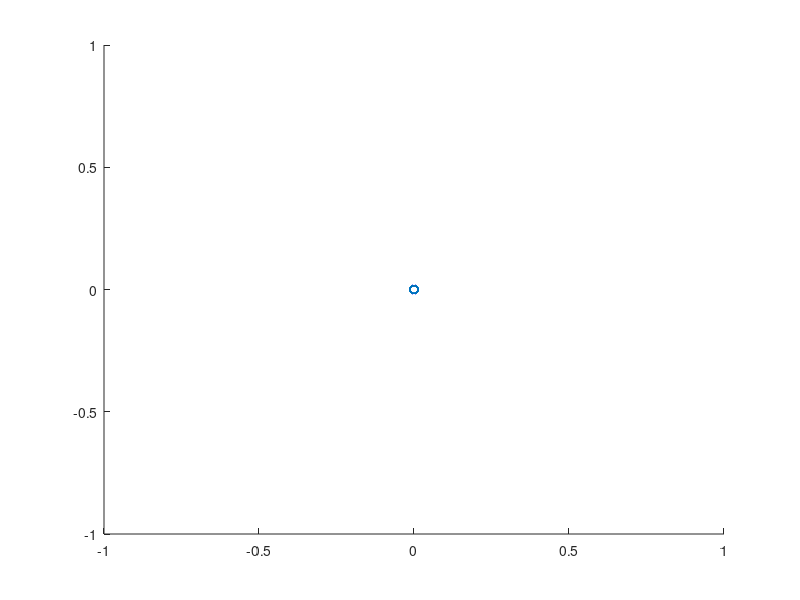

This chart was generated by the following MATLAB code: (Note: this script raises an error after producing the figure.)

clear
tic
try
    Number_of_FETs = 100;
    FETs = zeros(Number_of_FETs,2);
    for i = 1:Number_of_FETs
        [FETs(i,1),FETs(i,2)]=Select_IC_FET(i);
    end
    
    for i = 1:length(FETs)
        for j = 1:length(FETs)
            FETs_Ron(i,j) = FETs(i,1) - FETs(j,1);
            FETs_Coss(i,j) = FETs(i,2) - FETs(j,2);
        end
    end
    
    %{
    [minronCoss] = min(FETs,[],1);
    minron = minronCoss(1);
    minCoss = minronCoss(2);
    FETs(:,1) = FETs(:,1)./minron;
    FETs(:,2) = FETs(:,2)./minCoss;
    
    e_tan_dist = 1;
    e_FET_dist = 1;
    
    for i = 1:length(FETs)
        for j = 1:length(FETs)
            
            distance_between_points(i,j) = sqrt((FETs(j,1)-FETs(i,1))^2+(FETs(j,2)-FETs(i,2))^2);
            
        end
    end
    %}
    saved_fval = 100;
    big_loop = 0;
    max_iteration = 50;
    almost_steady_state = [0 0 0 0 0 0 0 0];
    
    sf = [1 1 1 1 1 1e-6 100 100];
    
    %  0.1389    0.0793    0.2542    0.3055    0.0271    0.0763    0.0424    0.1863
    
    x = [ 34    19    62    76    05   19    11    47   1.2951   0.009 0.009];
    
    %  x = [0.1389    0.0793    0.2542    0.3055    0.0271     1.2951   0.009 0.009];
    
    %  x = [500   500   900    900    100     1.2951   0.009 0.009];
    
    % x = [535+13 438-13 1000 1000 1 1.2951   0.009 0.009];
    
    saved_x = x;
    FETs_number = 8;
    stick = zeros(FETs_number,FETs_number);
    deltaRon = -1e-3;
    deltaCoss = -0.01e-9;
    deltaW = 1;
    % coss_adjust_values = [0 deltaCoss/minCoss];
    %  ron_adjust_values = [deltaRon/minron 0];
    Coss_adj = [0 0 0 0 0 0 0 0];
    Ron_adj = [0 0 0 0 0 0 0 0];
    
    while(big_loop<max_iteration)
        for i = 1:FETs_number
            if x(i) == 100
                continue
            end
            for j = 1:FETs_number
                if x(j) == 1
                    continue
                end
                if i == j
                    [stick(i,j),graph1]=Texas_SC_Fib_4_IC_Sweep(x,Coss_adj,Ron_adj);
                    
                else
                    x_test = x;
                    x_test(i) = x(i)+1;
                    x_test(j) = x(j)-1;
                    [stick(i,j),graph1]=Texas_SC_Fib_4_IC_Sweep(x_test,Coss_adj,Ron_adj);
                end
                
            end
            Invalid_index = 1;
            while Invalid_index
                [V,I]=min(stick(i,:));
                if x(I) == 1
                    stick(i,I) = 100;
                else
                    Invalid_index = 0;
                end
            end
            if I == i
                %  [V,I]=max(stick(i,:));
                %  x_test = x;
                %  x_test(i) = x(i)-1;
                %  x_test(j) = x(I)+1;
                %  [stick_test,graph1]=Texas_SC_Fib_4_IC_Sweep(x_test,Coss_adj,Ron_adj);
                %  if stick_test < stick(i,i)
                %     x = x_test;
                %      saved_x(end+1,:) = x;
                %     almost_steady_state(I) = 0;
                %      saved_fval(end+1) = stick_test;
                % else
                almost_steady_state(i) = 1;
                % end
                
            else
                x(i) = x(i)+1;
                x(I) = x(I)-1;
                saved_x(end+1,:) = x;
                almost_steady_state(I) = 0;
                almost_steady_state(i) = 0;
                saved_fval(end+1) = stick(i,I);
            end
            
            
            %{
            adjust_FET(i) = 1;
            
            
            
            Coss_adj = [0 0 0 0 0 0 0 0];
            Ron_adj = [0 0 0 0 0 0 0 0];
            
            [stick(i,1),graph1]=Texas_SC_Fib_4_IC_Sweep(x,Coss_adj,Ron_adj);
            
            
            
            [stick(i,2),graph2]=Texas_SC_Fib_4_IC_Sweep(x,Coss_adj,Ron_adj);
            
            
            Coss_adj = [deltaCoss deltaCoss deltaCoss deltaCoss deltaCoss].*adjust_FET;
            Ron_adj = [0 0 0 0 0 ].*adjust_FET;
            
            [stick(i,3),graph3]=Texas_SC_Fib_4_IC_Sweep(x,Coss_adj,Ron_adj);
            
            % Move in the steepest direction:
            stick_diff = [stick(i,1)-stick(i,2) stick(i,1)-stick(i,3)];
            
            D_Ron = FETs_Ron./deltaRon;
            D_Coss  = FETs_Coss./deltaCoss;
            
            
            Projected_Ploss = stick(i,1)+D_Ron(x(i),:)*stick_diff(1)+D_Coss(x(i),:)*stick_diff(2);
            
            %{
            stick_delta_ploss_over_delta_x = stick_diff./([deltaRon deltaCoss]);
            
            slope = stick_delta_ploss_over_delta_x(1)/stick_delta_ploss_over_delta_x(2);
            
            
            %[V,I] = max(abs(stick_diff));
            
            the_sign = sign(stick_diff);
            
            XY0 = FETs(x(i),:);
            m = slope;
            %XY1 = XY0 + [ron_adjust_values(I)  coss_adjust_values(I)];
            
            lineA = -m;
            lineB = 1;
            lineC = m*XY0(1)-XY0(2);
            
            for j = 1:length(FETs)
                FET_distance(j) = abs(lineA*FETs(j,1)+lineB*FETs(j,2)+lineC)/sqrt(lineA^2+lineB^2);
            end
            
            combine_distance = e_tan_dist.*FET_distance+e_FET_dist.*distance_between_points(x(i),:);
            %{
    if  the_sign(1) == 1 && the_sign(1) == 1
        
        errorRon = FETs(:,1)>=FETs(x(i),1);
        errorCoss = FETs(:,2)>=FETs(x(i),2);
    end
    
    if I == 1 && the_sign == -1
        
        errorRon = FETs(:,1)<=FETs(x(i),1);
        errorCoss = FETs(:,2)<=FETs(x(i),2);
    end
    
    if I == 2 && the_sign == 1
        
        errorRon = FETs(:,1)>=FETs(x(i),1);
       
    end
    
    if I == 2 && the_sign == -1
        
        errorRon = FETs(:,1)<=FETs(x(i),1);
        
    end
    
     if I == 3 && the_sign == 1
        

        errorCoss = FETs(:,2)>=FETs(x(i),2);
    end
    
    if I == 3 && the_sign == -1
        

        errorCoss = FETs(:,2)<=FETs(x(i),2);
    end
            %}
            
            
            % Angle calculation
            perp_m = -1/m; % slope
            
            perp_b =  -perp_m*XY0(1)+XY0(2); % y interscept for perpendicular line
           
                perp_y = perp_m.*FETs(:,1)+ perp_b;
                
               GraterThan90 = perp_y<=FETs(:,2); % 1 if angle should have 90 degrees added to it

               
            DegreeFromGreatest = rad2deg(asin(FET_distance./distance_between_points(x(i),:)));
            
            Angle_Error = (DegreeFromGreatest'+GraterThan90.*90)/18;
            
            error_adjusted =combine_distance' +Angle_Error; %+ errorRon*100 + errorCoss*100;
            error_adjusted(x(i)) =  error_adjusted(x(i)) + 100;
            [~,new_xs]=sort(error_adjusted);
            
            
            new_Ploss(1)=sum((XY0-FETs(new_xs(1),:)).*stick_delta_ploss_over_delta_x);
            new_Ploss(2)=sum((XY0-FETs(new_xs(2),:)).*stick_delta_ploss_over_delta_x);
            new_Ploss(3)=sum((XY0-FETs(new_xs(3),:)).*stick_delta_ploss_over_delta_x);
            new_Ploss(4)=sum((XY0-FETs(new_xs(4),:)).*stick_delta_ploss_over_delta_x);
            new_Ploss(5)=sum((XY0-FETs(new_xs(5),:)).*stick_delta_ploss_over_delta_x);
            
            
            [~,new_x_ind] = min(new_Ploss);
            
            new_x=new_xs(new_x_ind);
            x_test = x;
            
            x_test(i) = new_x;
            %}
            [~,new_x] = min(Projected_Ploss);
            
            x_test = x;
            x_test(i) = new_x;
            
            Coss_adj_test = [0 0 0 0 0];
            Ron_adj_test = [0 0 0 0 0];
            
            [stick_em,graph1]=Texas_SC_Fib_4_IC_Sweep(x_test,Coss_adj_test,Ron_adj_test);
            
            % If there is not an improvement to the fval of the converter.
            if stick_em >= stick(i,1)
                almost_steady_state(i) = 1;
            else
                x(i) = new_x;
                saved_x(end+1,:) = x;
                almost_steady_state(i) = 0;
                saved_fval(:,end+1) = stick(:,1);
                i
                toc
            end
            
            
            
            %}
            
            
        end
        big_loop = big_loop + 1;
        
        if sum(almost_steady_state)==length(almost_steady_state)
            toc
            J = 4564654;
        end
    end
    
    
    
    
catch ME
    J = 5465456465;
    
end


J = 456456456;
figure
plot_ron = FETs(:,1);
plot_Coss = FETs(:,2);
scatter(plot_ron,plot_Coss,'DisplayName','FETs');
hold on
plot(plot_ron(saved_x(:,1)),plot_Coss(saved_x(:,1)),'DisplayName','M1,M5,M11,M15','LineWidth',3,'LineStyle','--');
hold on
plot(plot_ron(saved_x(:,2)),plot_Coss(saved_x(:,2)),'DisplayName','M2,M4,M12,M14','LineWidth',3,'LineStyle',':');
hold on
plot(plot_ron(saved_x(:,3)),plot_Coss(saved_x(:,3)),'DisplayName','M3,M6,M13,M16','LineWidth',3,'LineStyle','-.');
hold on
plot(plot_ron(saved_x(:,4)),plot_Coss(saved_x(:,4)),'DisplayName','M7&M10','LineWidth',3,'LineStyle','--');
hold on
plot(plot_ron(saved_x(:,5)),plot_Coss(saved_x(:,5)),'DisplayName','M8&M9','LineWidth',3,'LineStyle',':');
hold on
scatter(plot_ron(x(:,1:5)),plot_Coss(x(:,1:5)),50,'r','DisplayName','Ending Point');

% Create ylabel
ylabel('Coss (F)','FontSize',20);

% Create xlabel
xlabel('Ron (\Omega)','FontSize',20);

% Create title
title('SC Fib 4V Converter Optimization','FontSize',24);

axis1 = gca;
set(axis1,'FontName','Times New Roman','FontSize',14);
legend
